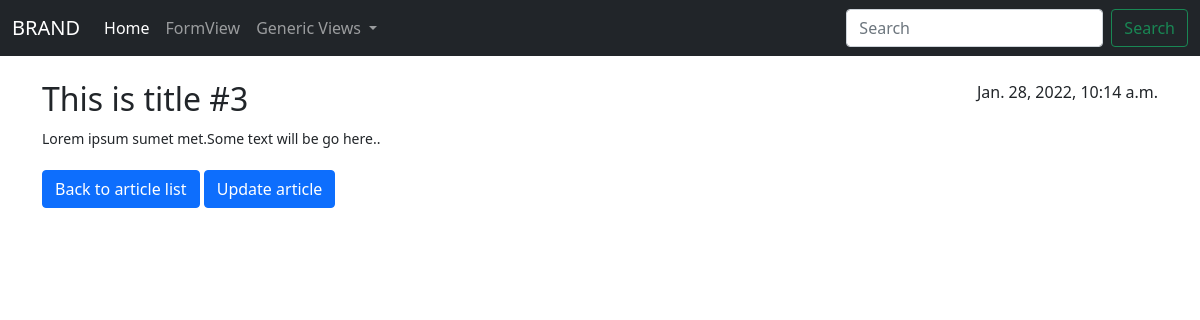
The page /article/4/this-is-title-3/detail/ on the database its author committed.
### articles/models.py (models this page shows, shortened)
class Article(models.Model):
    title = models.CharField(max_length=250, verbose_name='Title')
    body = models.TextField(verbose_name='Message')
    slug = models.CharField(max_length=250, null=True, blank=True)
    created_at = models.DateTimeField(auto_now_add=True)
    last_updated = models.DateTimeField(null=True, blank=True)
    is_public = models.BooleanField(default=False)

### articles/views.py (the view)
# urls.py: path('article/<int:pk>/<str:slug>/detail/', views.ArticleDetailView.as_view(), name='article_detail'),
class ArticleDetailView(TitleMixin, DetailView):
    template_name = 'articles/article_detail.html'
    model = Article
    query_pk_and_slug = True
    def get_object(self, queryset=None):
        obj = super().get_object(queryset=queryset)
        self.page_title = ' - ' + obj.title
        return obj

### articles/mixins.py (called while the page is built)
    @property
    def get_page_title(self):
        return self.page_title

    def get_context_data(self, *args, **kwargs):
        context = super().get_context_data(*args, **kwargs)
        context['notice'] = 'This message from admin panel.'
        context['page_title'] = self.get_page_title
        return context

### templates/articles/article_detail.html
{% extends 'base.html' %}
{% block content %}
<div class="container">
    <br>
    <div class="row">
        <div class="col-md-8">
            <h2>{{ object.title }}</h2>
        </div>
        <div class="col-md-4" style="text-align:right;">
            <span>{{ object.created_at }}</span>
        </div>
    </div>
    <small>{{ object.body }}</small>
    <br>
    <a class="btn btn-primary" href="{% url 'articles:article_list' %}" style="margin-top:20px;">
        Back to article list
    </a>
    <a class="btn btn-primary" href="{% url 'articles:article_update' pk=article.pk slug=article.slug %}" style="margin-top:20px;">
        Update article
    </a>
</div>
{% endblock content %}

### rows shown on the page
Article: title "This is title #3", created_at "Jan. 28, 2022, 10:14 a.m.", body "Lorem ipsum sumet met.Some text will be go here.."
